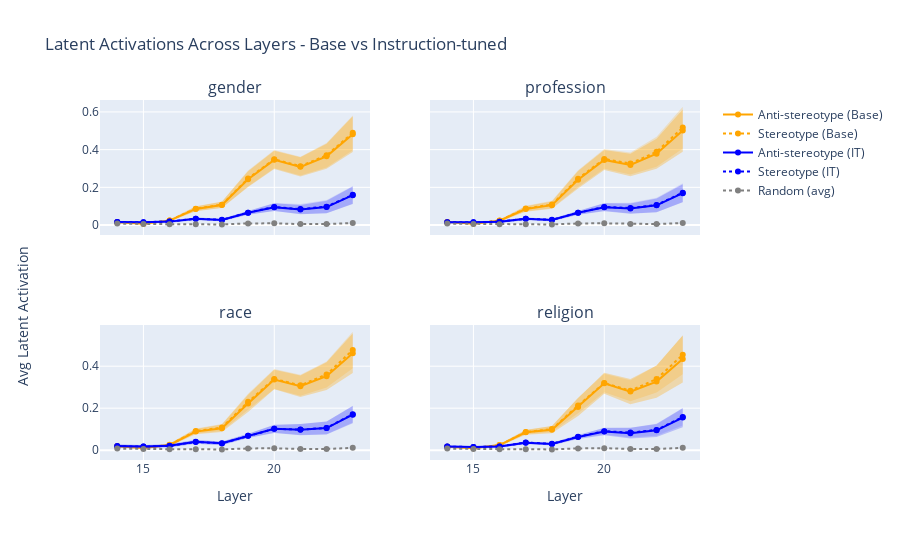

This figure's notebook cell:
### Code cell
from plotly.subplots import make_subplots
import numpy as np
import plotly.graph_objects as go

bias_list = sorted(bias_types_of_interest)
fig = make_subplots(
    rows=2, cols=2,
    subplot_titles=bias_list,
    shared_xaxes=True, shared_yaxes=True
)

for i, bias in enumerate(bias_list):
    layers = list(range(layer_start, layer_end))
    # Base model results
    base_m0, base_m1 = [], []
    base_std0, base_std1 = [], []
    # Instruction-tuned results
    it_m0, it_m1 = [], []
    it_std0, it_std1 = [], []
    # Random results averaged across targets
    random_m = []

    for layer in layers:
        # Base
        values0 = results[bias][0][layer]
        values1 = results[bias][1][layer]
        m0 = np.mean(values0) if len(values0) > 0 else 0
        m1 = np.mean(values1) if len(values1) > 0 else 0
        s0 = np.std(values0) if len(values0) > 0 else 0
        s1 = np.std(values1) if len(values1) > 0 else 0
        base_m0.append(m0)
        base_m1.append(m1)
        base_std0.append(s0)
        base_std1.append(s1)
        
        # Instruction tuned
        it_values0 = results_it[bias][0][layer]
        it_values1 = results_it[bias][1][layer]
        m0_it = np.mean(it_values0) if len(it_values0) > 0 else 0
        m1_it = np.mean(it_values1) if len(it_values1) > 0 else 0
        s0_it = np.std(it_values0) if len(it_values0) > 0 else 0
        s1_it = np.std(it_values1) if len(it_values1) > 0 else 0
        it_m0.append(m0_it)
        it_m1.append(m1_it)
        it_std0.append(s0_it)
        it_std1.append(s1_it)
        
        # Random: average of both targets
        rand0 = np.mean(random_results[bias][0][layer]) if len(random_results[bias][0][layer]) > 0 else 0
        rand1 = np.mean(random_results[bias][1][layer]) if len(random_results[bias][1][layer]) > 0 else 0
        random_m.append((rand0 + rand1)/2)
    
    row = i // 2 + 1
    col = i % 2 + 1
    showlegend = True if i == 0 else False

    # BASE model traces in orange
    # Anti-stereotype (Base) in orange solid
    fig.add_trace(go.Scatter(
        x=layers,
        y=base_m0,
        mode='lines+markers',
        name='Anti-stereotype (Base)',
        line=dict(color='orange', dash='solid'),
        showlegend=showlegend
    ), row=row, col=col)
    
    # Shaded area for base anti-stereotype in orange (darker tint)
    upper = np.array(base_m0) + np.array(base_std0)
    lower = np.array(base_m0) - np.array(base_std0)
    fig.add_trace(go.Scatter(
        x=layers + layers[::-1],
        y=list(upper) + list(lower[::-1]),
        fill='toself',
        fillcolor='rgba(255,165,0,0.3)',
        line=dict(color='rgba(255,255,255,0)'),
        hoverinfo='skip',
        showlegend=False
    ), row=row, col=col)
    
    fig.add_trace(go.Scatter(
        x=layers,
        y=base_m1,
        mode='lines+markers',
        name='Stereotype (Base)',
        line=dict(color='orange', dash='dot'),
        showlegend=showlegend
    ), row=row, col=col)
    
    upper = np.array(base_m1) + np.array(base_std1)
    lower = np.array(base_m1) - np.array(base_std1)
    fig.add_trace(go.Scatter(
        x=layers + layers[::-1],
        y=list(upper) + list(lower[::-1]),
        fill='toself',
        fillcolor='rgba(255,165,0,0.2)',
        line=dict(color='rgba(255,255,255,0)'),
        hoverinfo='skip',
        showlegend=False
    ), row=row, col=col)
    
    fig.add_trace(go.Scatter(
        x=layers,
        y=it_m0,
        mode='lines+markers',
        name='Anti-stereotype (IT)',
        line=dict(color='blue', dash='solid'),
        showlegend=showlegend
    ), row=row, col=col)
    
    upper = np.array(it_m0) + np.array(it_std0)
    lower = np.array(it_m0) - np.array(it_std0)
    fig.add_trace(go.Scatter(
        x=layers + layers[::-1],
        y=list(upper) + list(lower[::-1]),
        fill='toself',
        fillcolor='rgba(0,0,255,0.2)',
        line=dict(color='rgba(255,255,255,0)'),
        hoverinfo='skip',
        showlegend=False
    ), row=row, col=col)
    
    fig.add_trace(go.Scatter(
        x=layers,
        y=it_m1,
        mode='lines+markers',
        name='Stereotype (IT)',
        line=dict(color='blue', dash='dot'),
        showlegend=showlegend
    ), row=row, col=col)
    
    upper = np.array(it_m1) + np.array(it_std1)
    lower = np.array(it_m1) - np.array(it_std1)
    fig.add_trace(go.Scatter(
        x=layers + layers[::-1],
        y=list(upper) + list(lower[::-1]),
        fill='toself',
        fillcolor='rgba(0,0,255,0.1)',
        line=dict(color='rgba(255,255,255,0)'),
        hoverinfo='skip',
        showlegend=False
    ), row=row, col=col)
    
    # RANDOM trace: averaged (no group separation) as dotted gray
    fig.add_trace(go.Scatter(
        x=layers,
        y=random_m,
        mode='lines+markers',
        name='Random (avg)',
        line=dict(color='gray', dash='dot'),
        showlegend=showlegend
    ), row=row, col=col)

fig.update_xaxes(title_text="Layer", row=2, col=1)
fig.update_xaxes(title_text="Layer", row=2, col=2)

fig.update_layout(
    title="Latent Activations Across Layers - Base vs Instruction-tuned",
    legend=dict(x=1.03, y=1),
    margin=dict(t=100, b=100, l=100, r=100)
)

# Add your custom annotation without overwriting subplot titles
fig.add_annotation(
    text="Avg Latent Activation",
    x=-0.13,
    y=0.2,
    xref="paper",
    yref="paper",
    showarrow=False,
    textangle=-90,
    xanchor="center",
    yanchor="bottom",
    font=dict(size=14)
)

fig.show()

### Figure 1 — Plotly figure (JSON) as saved in the notebook; plotly's stock layout.template omitted (floating-point values rounded to 4 significant figures)
{"data": [{"line": {"color": "orange", "dash": "solid"}, "mode": "lines+markers", "name": "Anti-stereotype (Base)", "showlegend": true, "type": "scatter", "x": [14, 15, 16, 17, 18, 19, 20, 21, 22, 23], "xaxis": "x", "y": [0.01522, 0.007125, 0.02354, 0.08574, 0.1065, 0.2433, 0.3457, 0.3086, 0.3645, 0.4821], "yaxis": "y"}, {"fill": "toself", "fillcolor": "rgba(255,165,0,0.3)", "hoverinfo": "skip", "line": {"color": "rgba(255,255,255,0)"}, "showlegend": false, "type": "scatter", "x": [14, 15, 16, 17, 18, 19, 20, 21, 22, 23, 23, 22, 21, 20, 19, 18, 17, 16, 15, 14], "xaxis": "x", "y": [0.01821, 0.009998, 0.02812, 0.09853, 0.1232, 0.285, 0.3944, 0.3592, 0.431, 0.5769, 0.3873, 0.2981, 0.258, 0.2971, 0.2015, 0.08982, 0.07295, 0.01896, 0.004251, 0.01223], "yaxis": "y"}, {"line": {"color": "orange", "dash": "dot"}, "mode": "lines+markers", "name": "Stereotype (Base)", "showlegend": true, "type": "scatter", "x": [14, 15, 16, 17, 18, 19, 20, 21, 22, 23], "xaxis": "x", "y": [0.0157, 0.00748, 0.02421, 0.08709, 0.108, 0.2471, 0.3494, 0.3125, 0.3699, 0.489], "yaxis": "y"}, {"fill": "toself", "fillcolor": "rgba(255,165,0,0.2)", "hoverinfo": "skip", "line": {"color": "rgba(255,255,255,0)"}, "showlegend": false, "type": "scatter", "x": [14, 15, 16, 17, 18, 19, 20, 21, 22, 23, 23, 22, 21, 20, 19, 18, 17, 16, 15, 14], "xaxis": "x", "y": [0.01872, 0.01046, 0.02885, 0.09941, 0.1248, 0.2891, 0.3977, 0.3626, 0.4349, 0.5807, 0.3973, 0.3049, 0.2623, 0.3011, 0.205, 0.09115, 0.07476, 0.01958, 0.004498, 0.01267], "yaxis": "y"}, {"line": {"color": "blue", "dash": "solid"}, "mode": "lines+markers", "name": "Anti-stereotype (IT)", "showlegend": true, "type": "scatter", "x": [14, 15, 16, 17, 18, 19, 20, 21, 22, 23], "xaxis": "x", "y": [0.01581, 0.01471, 0.01825, 0.03311, 0.027, 0.06519, 0.09483, 0.08226, 0.09532, 0.1583], "yaxis": "y"}, {"fill": "toself", "fillcolor": "rgba(0,0,255,0.2)", "hoverinfo": "skip", "line": {"color": "rgba(255,255,255,0)"}, "showlegend": false, "type": "scatter", "x": [14, 15, 16, 17, 18, 19, 20, 21, 22, 23, 23, 22, 21, 20, 19, 18, 17, 16, 15, 14], "xaxis": "x", "y": [0.0217, 0.02014, 0.02453, 0.04027, 0.03325, 0.07526, 0.1156, 0.107, 0.1286, 0.2043, 0.1122, 0.06206, 0.05752, 0.07408, 0.05513, 0.02076, 0.02596, 0.01197, 0.009274, 0.009924], "yaxis": "y"}, {"line": {"color": "blue", "dash": "dot"}, "mode": "lines+markers", "name": "Stereotype (IT)", "showlegend": true, "type": "scatter", "x": [14, 15, 16, 17, 18, 19, 20, 21, 22, 23], "xaxis": "x", "y": [0.01616, 0.01529, 0.01864, 0.03399, 0.02761, 0.06593, 0.09589, 0.08488, 0.09769, 0.1601], "yaxis": "y"}, {"fill": "toself", "fillcolor": "rgba(0,0,255,0.1)", "hoverinfo": "skip", "line": {"color": "rgba(255,255,255,0)"}, "showlegend": false, "type": "scatter", "x": [14, 15, 16, 17, 18, 19, 20, 21, 22, 23, 23, 22, 21, 20, 19, 18, 17, 16, 15, 14], "xaxis": "x", "y": [0.02245, 0.02108, 0.0247, 0.04126, 0.03389, 0.07645, 0.1174, 0.1114, 0.1332, 0.2074, 0.1128, 0.06222, 0.05831, 0.07443, 0.05541, 0.02133, 0.02673, 0.01258, 0.009504, 0.00987], "yaxis": "y"}, {"line": {"color": "gray", "dash": "dot"}, "mode": "lines+markers", "name": "Random (avg)", "showlegend": true, "type": "scatter", "x": [14, 15, 16, 17, 18, 19, 20, 21, 22, 23], "xaxis": "x", "y": [0.00782, 0.005268, 0.004633, 0.004197, 0.002965, 0.00867, 0.009095, 0.005296, 0.00534, 0.01068], "yaxis": "y"}, {"line": {"color": "orange", "dash": "solid"}, "mode": "lines+markers", "name": "Anti-stereotype (Base)", "showlegend": false, "type": "scatter", "x": [14, 15, 16, 17, 18, 19, 20, 21, 22, 23], "xaxis": "x2", "y": [0.01591, 0.007483, 0.02321, 0.08467, 0.1055, 0.2401, 0.3455, 0.3184, 0.3783, 0.5013], "yaxis": "y2"}, {"fill": "toself", "fillcolor": "rgba(255,165,0,0.3)", "hoverinfo": "skip", "line": {"color": "rgba(255,255,255,0)"}, "showlegend": false, "type": "scatter", "x": [14, 15, 16, 17, 18, 19, 20, 21, 22, 23, 23, 22, 21, 20, 19, 18, 17, 16, 15, 14], "xaxis": "x2", "y": [0.01921, 0.01061, 0.02767, 0.09933, 0.1252, 0.2863, 0.3987, 0.3779, 0.458, 0.6132, 0.3894, 0.2987, 0.259, 0.2923, 0.1939, 0.08586, 0.07001, 0.01874, 0.004355, 0.01261], "yaxis": "y2"}, {"line": {"color": "orange", "dash": "dot"}, "mode": "lines+markers", "name": "Stereotype (Base)", "showlegend": false, "type": "scatter", "x": [14, 15, 16, 17, 18, 19, 20, 21, 22, 23], "xaxis": "x2", "y": [0.01649, 0.008191, 0.02437, 0.08745, 0.1089, 0.2462, 0.3509, 0.3264, 0.3887, 0.5169], "yaxis": "y2"}, {"fill": "toself", "fillcolor": "rgba(255,165,0,0.2)", "hoverinfo": "skip", "line": {"color": "rgba(255,255,255,0)"}, "showlegend": false, "type": "scatter", "x": [14, 15, 16, 17, 18, 19, 20, 21, 22, 23, 23, 22, 21, 20, 19, 18, 17, 16, 15, 14], "xaxis": "x2", "y": [0.02004, 0.01158, 0.02874, 0.1018, 0.1283, 0.2909, 0.403, 0.3852, 0.4677, 0.6274, 0.4065, 0.3097, 0.2675, 0.2987, 0.2015, 0.08957, 0.07314, 0.02001, 0.004804, 0.01294], "yaxis": "y2"}, {"line": {"color": "blue", "dash": "solid"}, "mode": "lines+markers", "name": "Anti-stereotype (IT)", "showlegend": false, "type": "scatter", "x": [14, 15, 16, 17, 18, 19, 20, 21, 22, 23], "xaxis": "x2", "y": [0.0154, 0.01432, 0.01759, 0.03285, 0.02694, 0.06521, 0.09458, 0.0875, 0.1045, 0.169], "yaxis": "y2"}, {"fill": "toself", "fillcolor": "rgba(0,0,255,0.2)", "hoverinfo": "skip", "line": {"color": "rgba(255,255,255,0)"}, "showlegend": false, "type": "scatter", "x": [14, 15, 16, 17, 18, 19, 20, 21, 22, 23, 23, 22, 21, 20, 19, 18, 17, 16, 15, 14], "xaxis": "x2", "y": [0.02147, 0.01969, 0.02383, 0.0404, 0.03323, 0.07593, 0.1155, 0.115, 0.141, 0.2167, 0.1212, 0.068, 0.06005, 0.07367, 0.05448, 0.02064, 0.0253, 0.01136, 0.008944, 0.00933], "yaxis": "y2"}, {"line": {"color": "blue", "dash": "dot"}, "mode": "lines+markers", "name": "Stereotype (IT)", "showlegend": false, "type": "scatter", "x": [14, 15, 16, 17, 18, 19, 20, 21, 22, 23], "xaxis": "x2", "y": [0.01555, 0.01453, 0.01798, 0.03335, 0.02755, 0.06555, 0.09604, 0.09004, 0.1063, 0.172], "yaxis": "y2"}, {"fill": "toself", "fillcolor": "rgba(0,0,255,0.1)", "hoverinfo": "skip", "line": {"color": "rgba(255,255,255,0)"}, "showlegend": false, "type": "scatter", "x": [14, 15, 16, 17, 18, 19, 20, 21, 22, 23, 23, 22, 21, 20, 19, 18, 17, 16, 15, 14], "xaxis": "x2", "y": [0.02132, 0.0197, 0.02388, 0.04031, 0.03354, 0.07579, 0.1168, 0.1187, 0.1442, 0.2219, 0.122, 0.06845, 0.06134, 0.0753, 0.05532, 0.02155, 0.0264, 0.01209, 0.009355, 0.00977], "yaxis": "y2"}, {"line": {"color": "gray", "dash": "dot"}, "mode": "lines+markers", "name": "Random (avg)", "showlegend": false, "type": "scatter", "x": [14, 15, 16, 17, 18, 19, 20, 21, 22, 23], "xaxis": "x2", "y": [0.007753, 0.005306, 0.00468, 0.004253, 0.002978, 0.008653, 0.009221, 0.005419, 0.005366, 0.01092], "yaxis": "y2"}, {"line": {"color": "orange", "dash": "solid"}, "mode": "lines+markers", "name": "Anti-stereotype (Base)", "showlegend": false, "type": "scatter", "x": [14, 15, 16, 17, 18, 19, 20, 21, 22, 23], "xaxis": "x3", "y": [0.01884, 0.01052, 0.02508, 0.08837, 0.1045, 0.2228, 0.3361, 0.3045, 0.3525, 0.4617], "yaxis": "y3"}, {"fill": "toself", "fillcolor": "rgba(255,165,0,0.3)", "hoverinfo": "skip", "line": {"color": "rgba(255,255,255,0)"}, "showlegend": false, "type": "scatter", "x": [14, 15, 16, 17, 18, 19, 20, 21, 22, 23, 23, 22, 21, 20, 19, 18, 17, 16, 15, 14], "xaxis": "x3", "y": [0.02476, 0.01557, 0.03121, 0.1006, 0.1222, 0.2642, 0.3826, 0.3553, 0.4182, 0.5563, 0.367, 0.2868, 0.2537, 0.2896, 0.1813, 0.08686, 0.07612, 0.01894, 0.005471, 0.01292], "yaxis": "y3"}, {"line": {"color": "orange", "dash": "dot"}, "mode": "lines+markers", "name": "Stereotype (Base)", "showlegend": false, "type": "scatter", "x": [14, 15, 16, 17, 18, 19, 20, 21, 22, 23], "xaxis": "x3", "y": [0.01861, 0.01044, 0.02538, 0.09082, 0.1079, 0.2303, 0.3392, 0.3092, 0.3607, 0.4769], "yaxis": "y3"}, {"fill": "toself", "fillcolor": "rgba(255,165,0,0.2)", "hoverinfo": "skip", "line": {"color": "rgba(255,255,255,0)"}, "showlegend": false, "type": "scatter", "x": [14, 15, 16, 17, 18, 19, 20, 21, 22, 23, 23, 22, 21, 20, 19, 18, 17, 16, 15, 14], "xaxis": "x3", "y": [0.02404, 0.01522, 0.03105, 0.1028, 0.1246, 0.2686, 0.3864, 0.359, 0.4224, 0.5641, 0.3897, 0.299, 0.2594, 0.292, 0.192, 0.09133, 0.07884, 0.0197, 0.005671, 0.01318], "yaxis": "y3"}, {"line": {"color": "blue", "dash": "solid"}, "mode": "lines+markers", "name": "Anti-stereotype (IT)", "showlegend": false, "type": "scatter", "x": [14, 15, 16, 17, 18, 19, 20, 21, 22, 23], "xaxis": "x3", "y": [0.01997, 0.01797, 0.02123, 0.04039, 0.03286, 0.06814, 0.1018, 0.09765, 0.1052, 0.1692], "yaxis": "y3"}, {"fill": "toself", "fillcolor": "rgba(0,0,255,0.2)", "hoverinfo": "skip", "line": {"color": "rgba(255,255,255,0)"}, "showlegend": false, "type": "scatter", "x": [14, 15, 16, 17, 18, 19, 20, 21, 22, 23, 23, 22, 21, 20, 19, 18, 17, 16, 15, 14], "xaxis": "x3", "y": [0.02797, 0.0244, 0.02897, 0.05023, 0.04182, 0.07784, 0.1215, 0.1247, 0.1361, 0.2103, 0.128, 0.07435, 0.07062, 0.08218, 0.05844, 0.0239, 0.03055, 0.01349, 0.01155, 0.01197], "yaxis": "y3"}, {"line": {"color": "blue", "dash": "dot"}, "mode": "lines+markers", "name": "Stereotype (IT)", "showlegend": false, "type": "scatter", "x": [14, 15, 16, 17, 18, 19, 20, 21, 22, 23], "xaxis": "x3", "y": [0.01867, 0.01705, 0.02027, 0.0395, 0.03235, 0.06824, 0.1015, 0.09822, 0.106, 0.1715], "yaxis": "y3"}, {"fill": "toself", "fillcolor": "rgba(0,0,255,0.1)", "hoverinfo": "skip", "line": {"color": "rgba(255,255,255,0)"}, "showlegend": false, "type": "scatter", "x": [14, 15, 16, 17, 18, 19, 20, 21, 22, 23, 23, 22, 21, 20, 19, 18, 17, 16, 15, 14], "xaxis": "x3", "y": [0.02588, 0.02293, 0.02722, 0.04857, 0.04057, 0.07779, 0.1198, 0.1241, 0.1361, 0.2112, 0.1318, 0.07593, 0.07233, 0.08311, 0.0587, 0.02414, 0.03043, 0.01331, 0.01117, 0.01146], "yaxis": "y3"}, {"line": {"color": "gray", "dash": "dot"}, "mode": "lines+markers", "name": "Random (avg)", "showlegend": false, "type": "scatter", "x": [14, 15, 16, 17, 18, 19, 20, 21, 22, 23], "xaxis": "x3", "y": [0.0076, 0.005284, 0.004647, 0.00459, 0.003192, 0.008272, 0.009018, 0.00567, 0.005667, 0.01125], "yaxis": "y3"}, {"line": {"color": "orange", "dash": "solid"}, "mode": "lines+markers", "name": "Anti-stereotype (Base)", "showlegend": false, "type": "scatter", "x": [14, 15, 16, 17, 18, 19, 20, 21, 22, 23], "xaxis": "x4", "y": [0.01666, 0.009306, 0.02426, 0.08495, 0.09766, 0.2058, 0.3185, 0.279, 0.3267, 0.4341], "yaxis": "y4"}, {"fill": "toself", "fillcolor": "rgba(255,165,0,0.3)", "hoverinfo": "skip", "line": {"color": "rgba(255,255,255,0)"}, "showlegend": false, "type": "scatter", "x": [14, 15, 16, 17, 18, 19, 20, 21, 22, 23, 23, 22, 21, 20, 19, 18, 17, 16, 15, 14], "xaxis": "x4", "y": [0.02078, 0.01307, 0.02951, 0.0962, 0.115, 0.2486, 0.3682, 0.3387, 0.4035, 0.5459, 0.3222, 0.2499, 0.2193, 0.2689, 0.1631, 0.08032, 0.0737, 0.01901, 0.005542, 0.01254], "yaxis": "y4"}, {"line": {"color": "orange", "dash": "dot"}, "mode": "lines+markers", "name": "Stereotype (Base)", "showlegend": false, "type": "scatter", "x": [14, 15, 16, 17, 18, 19, 20, 21, 22, 23], "xaxis": "x4", "y": [0.01634, 0.009328, 0.02414, 0.08626, 0.1004, 0.2128, 0.32, 0.2834, 0.3388, 0.4544], "yaxis": "y4"}, {"fill": "toself", "fillcolor": "rgba(255,165,0,0.2)", "hoverinfo": "skip", "line": {"color": "rgba(255,255,255,0)"}, "showlegend": false, "type": "scatter", "x": [14, 15, 16, 17, 18, 19, 20, 21, 22, 23, 23, 22, 21, 20, 19, 18, 17, 16, 15, 14], "xaxis": "x4", "y": [0.01988, 0.01264, 0.0285, 0.09671, 0.1149, 0.2497, 0.3637, 0.3331, 0.4033, 0.5473, 0.3615, 0.2743, 0.2336, 0.2763, 0.1759, 0.08597, 0.07581, 0.01977, 0.006013, 0.0128], "yaxis": "y4"}, {"line": {"color": "blue", "dash": "solid"}, "mode": "lines+markers", "name": "Anti-stereotype (IT)", "showlegend": false, "type": "scatter", "x": [14, 15, 16, 17, 18, 19, 20, 21, 22, 23], "xaxis": "x4", "y": [0.01695, 0.01457, 0.0173, 0.03522, 0.02898, 0.0627, 0.08886, 0.08119, 0.09462, 0.1551], "yaxis": "y4"}, {"fill": "toself", "fillcolor": "rgba(0,0,255,0.2)", "hoverinfo": "skip", "line": {"color": "rgba(255,255,255,0)"}, "showlegend": false, "type": "scatter", "x": [14, 15, 16, 17, 18, 19, 20, 21, 22, 23, 23, 22, 21, 20, 19, 18, 17, 16, 15, 14], "xaxis": "x4", "y": [0.02234, 0.01912, 0.02343, 0.04145, 0.03561, 0.07211, 0.1064, 0.1066, 0.1262, 0.2011, 0.109, 0.06309, 0.05576, 0.07132, 0.05329, 0.02235, 0.02898, 0.01117, 0.01003, 0.01156], "yaxis": "y4"}, {"line": {"color": "blue", "dash": "dot"}, "mode": "lines+markers", "name": "Stereotype (IT)", "showlegend": false, "type": "scatter", "x": [14, 15, 16, 17, 18, 19, 20, 21, 22, 23], "xaxis": "x4", "y": [0.017, 0.01485, 0.01782, 0.03629, 0.02999, 0.06409, 0.09055, 0.08372, 0.09659, 0.158], "yaxis": "y4"}, {"fill": "toself", "fillcolor": "rgba(0,0,255,0.1)", "hoverinfo": "skip", "line": {"color": "rgba(255,255,255,0)"}, "showlegend": false, "type": "scatter", "x": [14, 15, 16, 17, 18, 19, 20, 21, 22, 23, 23, 22, 21, 20, 19, 18, 17, 16, 15, 14], "xaxis": "x4", "y": [0.02206, 0.01945, 0.02367, 0.0426, 0.03567, 0.07287, 0.1061, 0.1067, 0.1241, 0.198, 0.118, 0.06912, 0.06078, 0.07496, 0.05532, 0.02431, 0.02998, 0.01196, 0.01025, 0.01194], "yaxis": "y4"}, {"line": {"color": "gray", "dash": "dot"}, "mode": "lines+markers", "name": "Random (avg)", "showlegend": false, "type": "scatter", "x": [14, 15, 16, 17, 18, 19, 20, 21, 22, 23], "xaxis": "x4", "y": [0.007526, 0.005352, 0.004887, 0.004789, 0.003441, 0.008352, 0.009341, 0.005922, 0.005517, 0.01119], "yaxis": "y4"}], "layout": {"annotations": [{"font": {"size": 16}, "showarrow": false, "text": "gender", "x": 0.225, "xanchor": "center", "xref": "paper", "y": 1, "yanchor": "bottom", "yref": "paper"}, {"font": {"size": 16}, "showarrow": false, "text": "profession", "x": 0.775, "xanchor": "center", "xref": "paper", "y": 1, "yanchor": "bottom", "yref": "paper"}, {"font": {"size": 16}, "showarrow": false, "text": "race", "x": 0.225, "xanchor": "center", "xref": "paper", "y": 0.375, "yanchor": "bottom", "yref": "paper"}, {"font": {"size": 16}, "showarrow": false, "text": "religion", "x": 0.775, "xanchor": "center", "xref": "paper", "y": 0.375, "yanchor": "bottom", "yref": "paper"}, {"font": {"size": 14}, "showarrow": false, "text": "Avg Latent Activation", "textangle": -90, "x": -0.13, "xanchor": "center", "xref": "paper", "y": 0.2, "yanchor": "bottom", "yref": "paper"}], "legend": {"x": 1.03, "y": 1}, "margin": {"b": 100, "l": 100, "r": 100, "t": 100}, "title": {"text": "Latent Activations Across Layers - Base vs Instruction-tuned"}, "xaxis": {"anchor": "y", "domain": [0, 0.45], "matches": "x3", "showticklabels": false}, "xaxis2": {"anchor": "y2", "domain": [0.55, 1], "matches": "x4", "showticklabels": false}, "xaxis3": {"anchor": "y3", "domain": [0, 0.45], "title": {"text": "Layer"}}, "xaxis4": {"anchor": "y4", "domain": [0.55, 1], "title": {"text": "Layer"}}, "yaxis": {"anchor": "x", "domain": [0.625, 1]}, "yaxis2": {"anchor": "x2", "domain": [0.625, 1], "matches": "y", "showticklabels": false}, "yaxis3": {"anchor": "x3", "domain": [0, 0.375]}, "yaxis4": {"anchor": "x4", "domain": [0, 0.375], "matches": "y3", "showticklabels": false}}}
